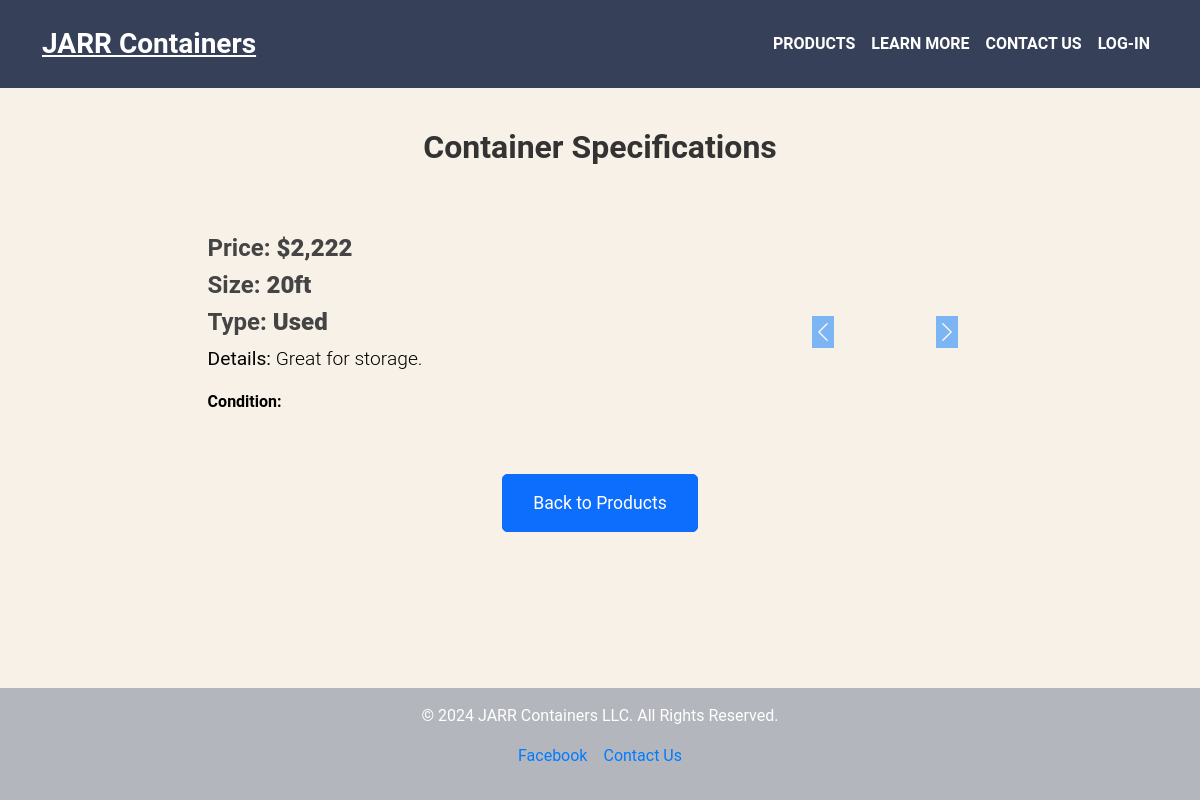
The page /products/1 on the database as committed earlier.
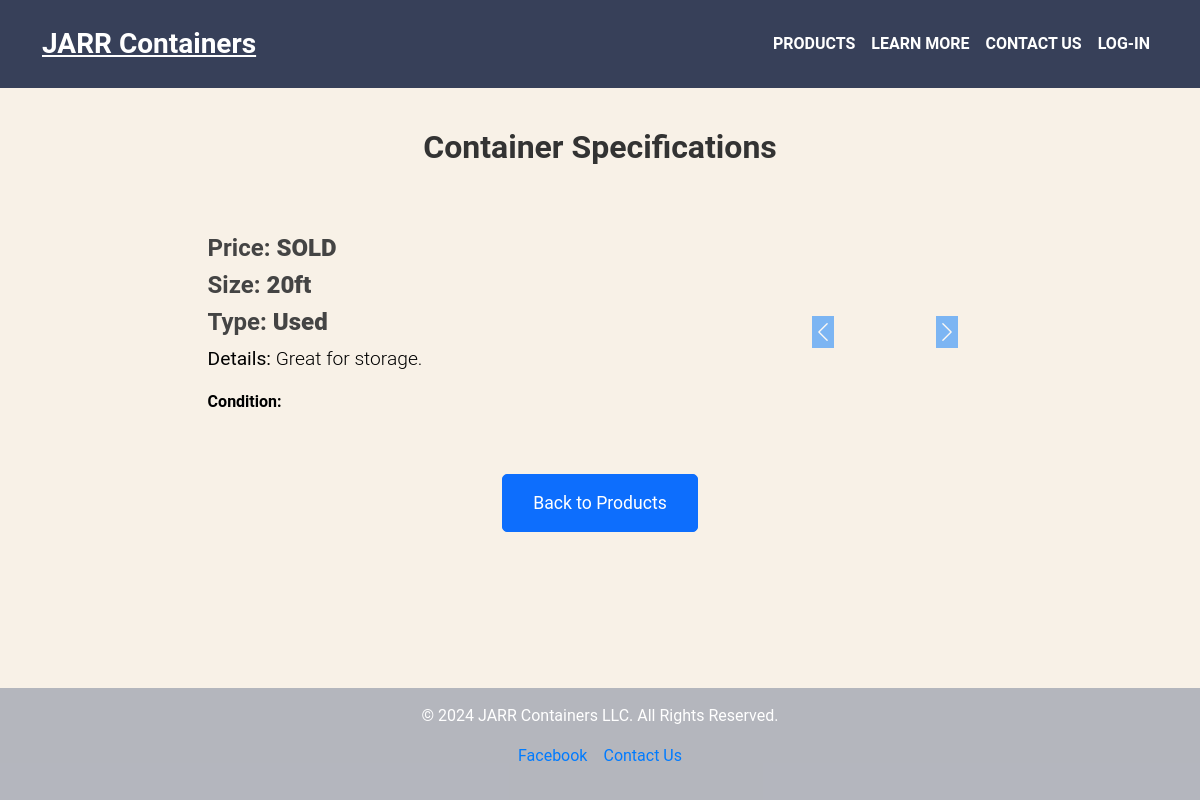
The same page on the database as committed later.
### app.py (models this page shows, shortened)
class Container(db.Model):
    id = db.Column(db.Integer, primary_key=True)
    image1 = db.Column(db.String(200), nullable=True)
    image2 = db.Column(db.String(200), nullable=True)
    image3 = db.Column(db.String(200), nullable=True)
    image4 = db.Column(db.String(200), nullable=True)
    image5 = db.Column(db.String(200), nullable=True)
    price = db.Column(db.String(50), nullable=False)
    size = db.Column(db.String(50), nullable=False)
    type = db.Column(db.String(50), nullable=False)
    details = db.Column(db.Text, nullable=False)

### app.py (the view)
@app.route('/products/<int:container_id>')
def product_specifications(container_id):
    container = Container.query.get_or_404(container_id)
    return render_template('specifications.html', container=container)

### templates/specifications.html (shortened to what this page needs)
{% extends "base.html" %}
{% block content %}
<div class="container py-5">
    <h2 class="text-center mb-5">Container Specifications</h2>
    <div class="row mb-4">
        <div class="col-md-6 d-flex justify-content-center align-items-center">
            <div>
                <h4 class="font-weight-bold">Price: <strong>{{ container.price }}</strong></h4>
                <h4 class="font-weight-bold">Size: <strong>{{ container.size }}</strong></h4>
                <h4 class="font-weight-bold">Type: <strong>{{ container.type }}</strong></h4>
                <p class="lead"><strong>Details:</strong> {{ container.details }}</p>
                <p><strong>Condition:</strong> {{ container.condition }}</p>
            </div>
        </div>
        <div class="col-md-6 d-flex justify-content-center">
            <div id="imageCarousel" class="carousel slide" data-bs-ride="carousel">
                <div class="carousel-inner">
                    {% for i in range(1, 6) %}
                        {% if container['image' ~ i] %}
                            <div class="carousel-item {% if i == 1 %}active{% endif %}">
                            </div>
                        {% endif %}
                    {% endfor %}
                </div>
                <button class="carousel-control-prev" type="button" data-bs-target="#imageCarousel" data-bs-slide="prev">
                    <span class="carousel-control-prev-icon" aria-hidden="true"></span>
                </button>
                <button class="carousel-control-next" type="button" data-bs-target="#imageCarousel" data-bs-slide="next">
                    <span class="carousel-control-next-icon" aria-hidden="true"></span>
                </button>
            </div>
        </div>
    </div>
    <div class="text-center mt-4">
        <a href="{{ url_for('products') }}" class="btn btn-primary btn-lg">Back to Products</a>
    </div>
</div>
{% endblock %}

Rows that differ between the two databases and show on the page:
changed Container "20ft": price "$2,222" → "SOLD"
